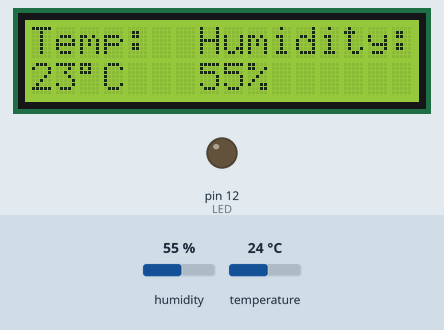
Recording of a sketch running on a simulated Arduino Uno, built with avr-gcc and run on an emulated ATmega328P. Shown: 16×2 character LCD, output pins drawn as LEDs (lit = HIGH). The test bench sets the inputs (shaded band); at power-on: humidity 55 %, temperature 24 °C.

Above: at 6.2 s.
6.3 s: humidity set to 22 %
At 16.6 s:
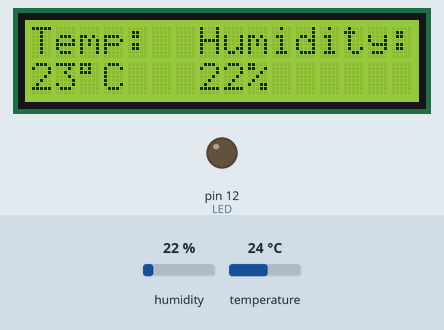
17.1 s: temperature set to 12 °C
At 27.0 s:
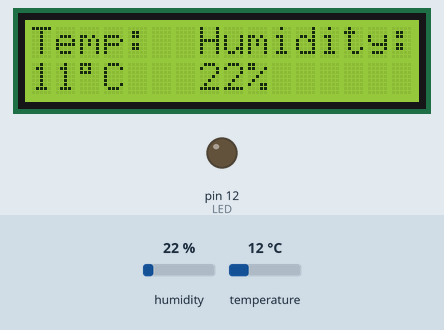
28.1 s: humidity set to 40 %
At 37.5 s:
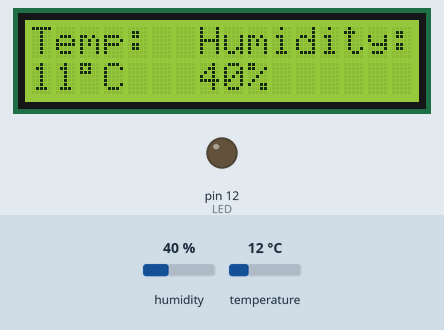
38.6 s: temperature set to 19 °C
At 49.1 s:
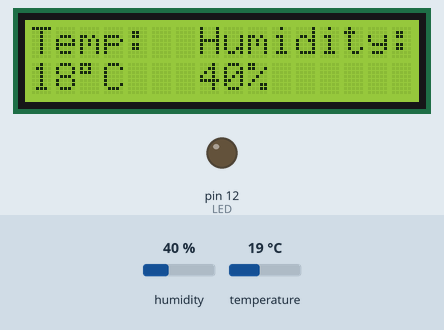
Timing chart, 0 to 50.2 s (numbered marks = the images above; inputs shaded):
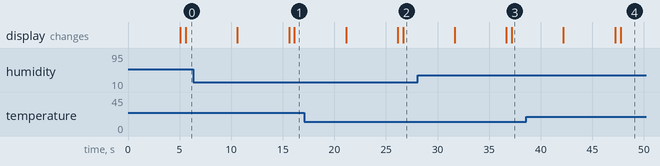

The sketch:

hackathon_code.ino
```cpp
#include <LiquidCrystal.h>
#include "DHT.h"


#define DHTPIN 9


LiquidCrystal lcd(10, 11, 8, 7, 6, 5);
#define DHTTYPE DHT11
DHT dht(DHTPIN, DHTTYPE);
char incomingByte;
int  LED = 12;
void setup() {

    pinMode(LED, OUTPUT);
  lcd.begin(16, 2);
  dht.begin();


  lcd.print("Welcome !!!! ");
  delay(5000);
  lcd.clear();
    lcd.setCursor(0,0);

  lcd.print("Temp:  Humidity:");
}
void loop() {
  delay(500);
   if (Serial.available() > 0) {
    incomingByte = Serial.read();
    if(incomingByte == '0') {
       digitalWrite(LED, LOW);
    }
    if(incomingByte == '1') {
       digitalWrite(LED, HIGH);
    }
  }

  lcd.setCursor(0, 1);

  int h = dht.readHumidity();

  float f = dht.readTemperature(true);

  //int c = (f  -  32)  *  5/9;

  if (isnan(h) || isnan(f)) {
    lcd.print("ERROR");
    return;
  }
    int c = (f  -  32)  *  5/9;
  lcd.print(c);
  lcd.print((char)223);
  lcd.print("C");
  lcd.setCursor(7,1);
  lcd.print(h);
  lcd.print("%");
  delay(5000);
  lcd.clear();
  lcd.setCursor(0,0);
    lcd.print("Contact Us");
      lcd.setCursor(0, 1);
lcd.print("9856235698");
delay(5000);
lcd.clear();
  lcd.print("Temp:  Humidity:");
}
```
